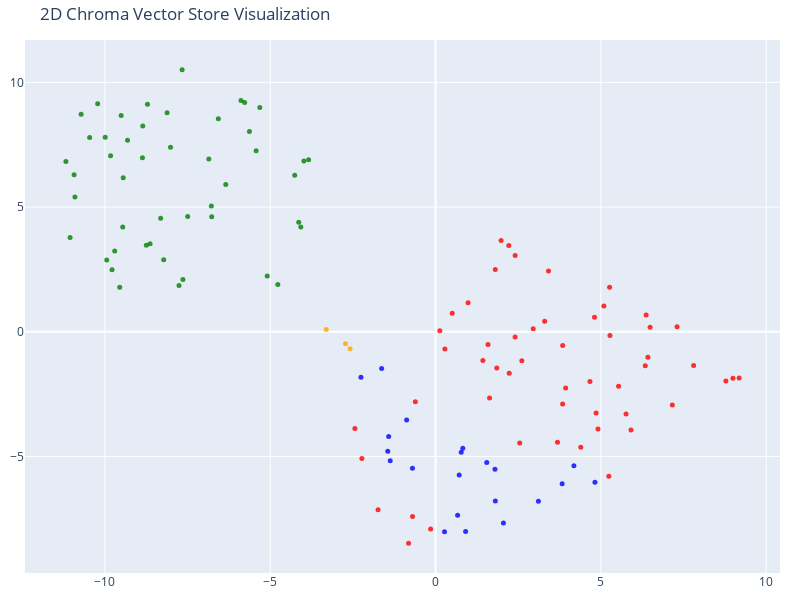

The code cell stored with this chart in its notebook:
### Code cell
tsne = TSNE(n_components=2, random_state=42)
reduced_vectors = tsne.fit_transform(vectors)

# Create the 2D scatter plot
fig = go.Figure(data=[go.Scatter(
    x=reduced_vectors[:, 0],
    y=reduced_vectors[:, 1],
    mode='markers',
    marker=dict(size=5, color=colors, opacity=0.8),
    text=[f"Type: {t}<br>Text: {d[:100]}..." for t, d in zip(doc_types, documents)],
    hoverinfo='text'
)])

fig.update_layout(
    title='2D Chroma Vector Store Visualization',
    scene=dict(xaxis_title='x',yaxis_title='y'),
    width=800,
    height=600,
    margin=dict(r=20, b=10, l=10, t=40)
)

fig.show()

### Figure 1 — Plotly figure (JSON) as saved in the notebook; plotly's stock layout.template omitted (floating-point values rounded to 4 significant figures)
{"data": [{"hoverinfo": "text", "marker": {"color": ["blue", "blue", "blue", "blue", "blue", "blue", "blue", "blue", "blue", "blue", "blue", "blue", "blue", "blue", "blue", "blue", "blue", "blue", "blue", "blue", "blue", "red", "red", "red", "red", "red", "red", "red", "red", "red", "red", "red", "red", "red", "red", "red", "red", "red", "red", "red", "red", "red", "red", "red", "red", "red", "red", "red", "red", "red", "red", "red", "red", "red", "red", "red", "red", "red", "red", "red", "red", "red", "red", "red", "red", "red", "red", "red", "red", "red", "red", "red", "red", "orange", "orange", "orange", "green", "green", "green", "green", "green", "green", "green", "green", "green", "green", "green", "green", "green", "green", "green", "green", "green", "green", "green", "green", "green", "green", "green", "green", "green", "green", "green", "green", "green", "green", "green", "green", "green", "green", "green", "green", "green", "green", "green", "green", "green", "green", "green", "green", "green", "green", "green"], "opacity": 0.8, "size": 5}, "mode": "markers", "text": ["Type: products<br>Text: # Product Summary\n\n# Rellm: AI-Powered Enterprise Reinsurance Solution\n\n## Summary\n\nRellm is an inno...", "Type: products<br>Text: ### Seamless Integrations\nRellm's architecture is designed for effortless integration with existing ...", "Type: products<br>Text: ### Regulatory Compliance Tools\nRellm includes built-in compliance tracking features to help organiz...", "Type: products<br>Text: Join the growing number of organizations leveraging Rellm to enhance their reinsurance processes whi...", "Type: products<br>Text: Experience the future of reinsurance with Rellm, where innovation meets reliability. Let Insurellm h...", "Type: products<br>Text: # Product Summary\n\n# Markellm\n\n## Summary\n\nMarkellm is an innovative two-sided marketplace designed ...", "Type: products<br>Text: - **User-Friendly Interface**: Designed with user experience in mind, Markellm features an intuitive...", "Type: products<br>Text: - **Customer Support**: Our dedicated support team is always available to assist both consumers and ...", "Type: products<br>Text: ### For Insurance Companies:\n- **Basic Listing Fee**: $199/month for a featured listing on the platf...", "Type: products<br>Text: ### Q3 2025\n- Initiate a comprehensive marketing campaign targeting both consumers and insurers to i...", "Type: products<br>Text: # Product Summary\n\n# Homellm\n\n## Summary\nHomellm is an innovative home insurance product developed b...", "Type: products<br>Text: ### 2. Dynamic Pricing Model\nWith Homellm's innovative dynamic pricing model, insurance providers ca...", "Type: products<br>Text: ### 5. Multi-Channel Integration\nHomellm seamlessly integrates into existing insurance platforms, pr...", "Type: products<br>Text: - **Basic Tier:** Starting at $5,000/month for small insurers with basic integration features.\n- **S...", "Type: products<br>Text: All tiers include a comprehensive training program and ongoing updates to ensure optimal performance...", "Type: products<br>Text: With Homellm, Insurellm is committed to transforming the landscape of home insurance, ensuring both ...", "Type: products<br>Text: # Product Summary\n\n# Carllm\n\n## Summary\n\nCarllm is an innovative auto insurance product developed by...", "Type: products<br>Text: - **Instant Quoting**: With Carllm, insurance companies can offer near-instant quotes to customers, ...", "Type: products<br>Text: - **Mobile Integration**: Carllm is designed to work seamlessly with mobile applications, providing ...", "Type: products<br>Text: - **Professional Tier**: $2,500/month\n  - For medium-sized companies.\n  - All Basic Tier features pl...", "Type: products<br>Text: ### Q2 2025: Customer Experience Improvements\n- Launch of a new **mobile app** for end-users.\n- Intr...", "Type: contracts<br>Text: # Contract with GreenField Holdings for Markellm\n\n**Effective Date:** November 15, 2023  \n**Contract...", "Type: contracts<br>Text: ## Renewal\n1. **Automatic Renewal**: This contract will automatically renew for sequential one-year ...", "Type: contracts<br>Text: ## Features\n1. **AI-Powered Matching**: Access to advanced algorithms that connect GreenField Holdin...", "Type: contracts<br>Text: ## Support\n1. **Customer Support Access**: The Client will have access to dedicated support through ...", "Type: contracts<br>Text: **Signatures:**  \n_________________________                           _________________________  \n**...", "Type: contracts<br>Text: # Contract with Apex Reinsurance for Rellm: AI-Powered Enterprise Reinsurance Solution\n\n## Terms\n\n1....", "Type: contracts<br>Text: ## Renewal\n\n1. **Automatic Renewal**: This Agreement will automatically renew for successive one-yea...", "Type: contracts<br>Text: 2. **Seamless Integrations**: The architecture of Rellm allows for easy integration with existing sy...", "Type: contracts<br>Text: 1. **Technical Support**: Provider shall offer dedicated technical support to the Client via phone, ...", "Type: contracts<br>Text: **Insurellm, Inc.**  \n_____________________________  \nAuthorized Signature   \nDate: ________________...", "Type: contracts<br>Text: # Contract with Greenstone Insurance for Homellm\n\n---\n\n## Terms\n\n1. **Parties**: This Contract (\"Agr...", "Type: contracts<br>Text: 4. **Payment Terms**: \n   - The Customer shall pay an amount of $10,000 per month for the Standard T...", "Type: contracts<br>Text: ---\n\n## Features\n\n- **AI-Powered Risk Assessment**: Customer will have access to enhanced risk evalu...", "Type: contracts<br>Text: - **Customer Portal**: A dedicated portal will be provided, allowing the Customer's clients to manag...", "Type: contracts<br>Text: ______________________________  \n[Name], [Title]  \nDate: ______________________\n\n**For Greenstone In...", "Type: contracts<br>Text: # Contract with Roadway Insurance Inc. for Carllm\n\n---\n\n## Terms\n\n1. **Agreement Effective Date**: T...", "Type: contracts<br>Text: ---\n\n## Renewal\n\n1. **Automatic Renewal**: This agreement will automatically renew for an additional...", "Type: contracts<br>Text: ---\n\n## Features\n\n1. **Access to Core Features**: Roadway Insurance Inc. will have access to all Pro...", "Type: contracts<br>Text: ---\n\n## Support\n\n1. **Technical Support**: Roadway Insurance Inc. will receive priority technical su...", "Type: contracts<br>Text: # Contract with Stellar Insurance Co. for Rellm\n\n## Terms\nThis contract is made between **Insurellm*...", "Type: contracts<br>Text: ### Termination\nEither party may terminate this agreement with a **30-day written notice**. In the e...", "Type: contracts<br>Text: ## Features\nStellar Insurance Co. will receive access to the following features of the Rellm product...", "Type: contracts<br>Text: ## Support\nInsurellm provides Stellar Insurance Co. with the following support services:\n\n- **24/7 T...", "Type: contracts<br>Text: # Contract with TechDrive Insurance for Carllm\n\n**Contract Date:** October 1, 2024  \n**Contract Dura...", "Type: contracts<br>Text: ## Renewal\n\n1. **Automatic Renewal**: This contract shall automatically renew for additional one-yea...", "Type: contracts<br>Text: ## Support\n\n1. **Customer Support**: Insurellm will provide 24/7 customer support to TechDrive Insur...", "Type: contracts<br>Text: **TechDrive Insurance Representative:**  \nName: Sarah Johnson  \nTitle: Operations Director  \nDate: _...", "Type: contracts<br>Text: # Contract with Belvedere Insurance for Markellm\n\n## Terms\nThis Contract (\"Agreement\") is made and e...", "Type: contracts<br>Text: ## Renewal\n1. **Renewal Terms**: This Agreement may be renewed for additional one-year terms upon mu...", "Type: contracts<br>Text: ## Features\n1. **AI-Powered Matching**: Belvedere Insurance will benefit from Markellm's AI-powered ...", "Type: contracts<br>Text: ## Support\n1. **Technical Support**: Technical support will be available from 9 AM to 7 PM EST, Mond...", "Type: contracts<br>Text: **Belvedere Insurance**  \nSignature: ______________________  \nName: [Authorized Signatory]  \nTitle: ...", "Type: contracts<br>Text: # Contract with Velocity Auto Solutions for Carllm\n\n**Contract Date:** October 1, 2023  \n**Contract ...", "Type: contracts<br>Text: ## Renewal\n\n1. **Automatic Renewal**: This contract will automatically renew for successive 12-month...", "Type: contracts<br>Text: ## Support\n\n1. **Customer Support**: Velocity Auto Solutions will have access to Insurellm’s custome...", "Type: contracts<br>Text: # Contract with GreenValley Insurance for Homellm\n\n**Contract Date:** October 6, 2023  \n**Contract N...", "Type: contracts<br>Text: 4. **Confidentiality:** Both parties agree to maintain the confidentiality of proprietary informatio...", "Type: contracts<br>Text: 1. **AI-Powered Risk Assessment:** Access to advanced AI algorithms for real-time risk evaluations.\n...", "Type: contracts<br>Text: 3. **Regular Updates:** Insurellm will offer ongoing updates and enhancements to the Homellm platfor...", "Type: contracts<br>Text: # Contract with EverGuard Insurance for Rellm: AI-Powered Enterprise Reinsurance Solution\n\n**Contrac...", "Type: contracts<br>Text: 4. **Usage Rights**: EverGuard Insurance is granted a non-exclusive, non-transferable license to acc...", "Type: contracts<br>Text: 1. **Core Functionality**: Rellm provides EverGuard Insurance with advanced AI-driven analytics, sea...", "Type: contracts<br>Text: 1. **Customer Support**: Insurellm will provide EverGuard Insurance with 24/7 customer support, incl...", "Type: contracts<br>Text: ---\n\n**Signatures**  \n**For Insurellm**: __________________________  \n**Name**: John Smith  \n**Title...", "Type: contracts<br>Text: # Contract with BrightWay Solutions for Markellm\n\n**Contract Date:** October 5, 2023  \n**Contract ID...", "Type: contracts<br>Text: 3. **Service Level Agreement (SLA):**  \n   Insurellm commits to a 99.9% uptime for the platform with...", "Type: contracts<br>Text: 2. **Real-Time Quote Availability:**  \n   Consumers sourced via BrightWay Solutions will receive rea...", "Type: contracts<br>Text: 3. **Training and Onboarding:**  \n   Insurellm agrees to provide one free training session on how to...", "Type: contracts<br>Text: # Contract with Pinnacle Insurance Co. for Homellm\n\n## Terms\nThis contract (\"Contract\") is entered i...", "Type: contracts<br>Text: ## Renewal\n1. **Renewal Terms**: At the end of the initial term, this Contract shall automatically r...", "Type: contracts<br>Text: ## Features\n1. **AI-Powered Risk Assessment**: Utilized for tailored underwriting decisions specific...", "Type: contracts<br>Text: ## Support\n1. **Technical Support**: Insurellm shall provide 24/7 technical support via an email and...", "Type: company<br>Text: # Overview of Insurellm\n\nInsurellm is an innovative insurance tech firm with 200 employees across th...", "Type: company<br>Text: # Careers at Insurellm\n\nInsurellm is hiring! We are looking for talented software engineers, data sc...", "Type: company<br>Text: # About Insurellm\n\nInsurellm was founded by Avery Lancaster in 2015 as an insurance tech startup des...", "Type: employees<br>Text: # HR Record\n\n# Alex Chen\n\n## Summary\n- **Date of Birth:** March 15, 1990  \n- **Job Title:** Backend ...", "Type: employees<br>Text: ## Annual Performance History\n- **2020:**  \n  - Completed onboarding successfully.  \n  - Met expecta...", "Type: employees<br>Text: ## Compensation History\n- **2020:** Base Salary: $80,000  \n- **2021:** Base Salary Increase to $90,0...", "Type: employees<br>Text: Alex Chen continues to be a vital asset at Insurellm, contributing significantly to innovative backe...", "Type: employees<br>Text: # HR Record\n\n# Oliver Spencer\n\n## Summary\n- **Date of Birth**: May 14, 1990  \n- **Job Title**: Backe...", "Type: employees<br>Text: ## Annual Performance History\n- **2018**: **3/5** - Adaptable team player but still learning to take...", "Type: employees<br>Text: ## Compensation History\n- **March 2018**: Initial salary of $80,000.\n- **July 2019**: Salary increas...", "Type: employees<br>Text: # HR Record\n\n# Emily Tran\n\n## Summary\n- **Date of Birth:** March 18, 1991  \n- **Job Title:** Digital...", "Type: employees<br>Text: - **January 2017 - May 2018**: Marketing Intern  \n  - Supported the Marketing team by collaborating ...", "Type: employees<br>Text: - **2021**:  \n  - Performance Rating: Meets Expectations  \n  - Key Achievements: Contributed to the ...", "Type: employees<br>Text: - **Professional Development Goals**:  \n  - Emily Tran aims to become a Marketing Manager within the...", "Type: employees<br>Text: # HR Record\n\n# Jordan Blake\n\n## Summary\n- **Date of Birth:** March 15, 1993  \n- **Job Title:** Sales...", "Type: employees<br>Text: ## Annual Performance History\n- **2021:** First year at Insurellm; achieved 90% of monthly targets. ...", "Type: employees<br>Text: ## Other HR Notes\n- Jordan has shown an interest in continuing education, actively participating in ...", "Type: employees<br>Text: # Avery Lancaster\n\n## Summary\n- **Date of Birth**: March 15, 1985  \n- **Job Title**: Co-Founder & Ch...", "Type: employees<br>Text: - **2010 - 2013**: Business Analyst at Edge Analytics  \n  Prior to joining Innovate, Avery worked as...", "Type: employees<br>Text: - **2018**: **Exceeds Expectations**  \n  Under Avery’s pivoted vision, Insurellm launched two new su...", "Type: employees<br>Text: - **2022**: **Satisfactory**  \n  Avery focused on rebuilding team dynamics and addressing employee c...", "Type: employees<br>Text: ## Compensation History\n- **2015**: $150,000 base salary + Significant equity stake  \n- **2016**: $1...", "Type: employees<br>Text: ## Other HR Notes\n- **Professional Development**: Avery has actively participated in leadership trai...", "Type: employees<br>Text: # HR Record\n\n# Maxine Thompson\n\n## Summary\n- **Date of Birth:** January 15, 1991  \n- **Job Title:** ...", "Type: employees<br>Text: ## Insurellm Career Progression\n- **January 2017 - October 2018**: **Junior Data Engineer**  \n  * Ma...", "Type: employees<br>Text: ## Annual Performance History\n- **2017**: *Meets Expectations*  \n  Maxine showed potential in her ro...", "Type: employees<br>Text: - **2021**: *Exceeds Expectations*  \n  Maxine spearheaded the transition to a new data warehousing s...", "Type: employees<br>Text: ## Compensation History\n- **2017**: $70,000 (Junior Data Engineer)  \n- **2018**: $75,000 (Junior Dat...", "Type: employees<br>Text: # Samantha Greene\n\n## Summary\n- **Date of Birth:** October 14, 1990\n- **Job Title:** HR Generalist\n-...", "Type: employees<br>Text: ## Annual Performance History\n- **2020:** Exceeds Expectations  \n  Samantha Greene demonstrated exce...", "Type: employees<br>Text: ## Compensation History\n- **2020:** Base Salary - $55,000  \n  The entry-level salary matched industr...", "Type: employees<br>Text: - **2023:** Base Salary - $70,000  \n  Recognized for substantial improvement in employee relations m...", "Type: employees<br>Text: # HR Record\n\n# Alex Thomson\n\n## Summary\n- **Date of Birth:** March 15, 1995  \n- **Job Title:** Sales...", "Type: employees<br>Text: ## Annual Performance History  \n- **2022** - Rated as \"Exceeds Expectations.\" Alex Thomson achieved ...", "Type: employees<br>Text: ## Other HR Notes\n- Alex Thomson is an active member of the Diversity and Inclusion committee at Ins...", "Type: employees<br>Text: # HR Record\n\n# Samuel Trenton\n\n## Summary\n- **Date of Birth:** April 12, 1989  \n- **Job Title:** Sen...", "Type: employees<br>Text: ## Annual Performance History\n- **2023:** Rating: 4.5/5  \n  *Samuel exceeded expectations, successfu...", "Type: employees<br>Text: ## Compensation History\n- **2023:** Base Salary: $115,000 + Bonus: $15,000  \n  *Annual bonus based o...", "Type: employees<br>Text: - **Engagement in Company Culture:** Regularly participates in team-building events and contributes ...", "Type: employees<br>Text: # HR Record\n\n# Alex Harper\n\n## Summary\n- **Date of Birth**: March 15, 1993  \n- **Job Title**: Sales ...", "Type: employees<br>Text: ## Annual Performance History  \n- **2021**:  \n  - **Performance Rating**: 4.5/5  \n  - **Key Achievem...", "Type: employees<br>Text: - **2022**:  \n  - **Base Salary**: $65,000 (Promotion to Senior SDR)  \n  - **Bonus**: $13,000 (20% o...", "Type: employees<br>Text: # HR Record\n\n# Jordan K. Bishop\n\n## Summary\n- **Date of Birth:** March 15, 1990\n- **Job Title:** Fro...", "Type: employees<br>Text: ## Annual Performance History\n- **2019:** Exceeds Expectations - Continuously delivered high-quality...", "Type: employees<br>Text: ## Compensation History\n- **June 2018:** Starting Salary - $85,000\n- **June 2019:** Salary Increase ...", "Type: employees<br>Text: ## Other HR Notes\n- Jordan K. Bishop has been an integral part of club initiatives, including the In...", "Type: employees<br>Text: # HR Record\n\n# Emily Carter\n\n## Summary\n- **Date of Birth:** August 12, 1990  \n- **Job Title:** Acco...", "Type: employees<br>Text: - **2017-2019:** Marketing Intern  \n  - Assisted with market research and campaign development for s...", "Type: employees<br>Text: ## Compensation History\n| Year | Base Salary | Bonus         | Total Compensation |\n|------|--------...", "Type: employees<br>Text: Emily Carter exemplifies the kind of talent that drives Insurellm's success and is an invaluable ass..."], "type": "scatter", "x": [3.828, 4.821, 4.184, 3.111, -1.631, -1.372, -1.445, -1.418, -0.8752, -0.6983, 0.909, 0.2708, 0.6667, 1.808, 2.052, -2.257, 0.8243, 0.7759, 1.548, 1.797, 0.714, 0.283, 8.781, -1.739, -0.6119, 2.216, 5.761, 5.912, 5.241, 3.845, 2.408, 1.431, 1.633, -0.1495, 2.405, 1.982, 7.305, 7.806, 2.545, 5.274, 4.67, 5.536, 3.688, 3.934, 6.369, 6.423, 5.091, 5.264, 0.1291, 9.181, -2.228, 3.3, 1.806, 6.489, 6.342, 4.808, 1.852, 2.227, -0.6969, 2.609, 4.855, 4.913, 4.391, 3.843, 3.416, 0.5034, 7.161, -2.44, 0.9844, 1.586, 8.994, -0.8176, 2.953, -2.586, -3.307, -2.723, -8.747, -5.773, -9.991, -4.771, -8.634, -5.885, -10.46, -7.497, -6.781, -8.866, -6.771, -9.704, -9.317, -7.759, -4.075, -4.26, -3.982, -3.84, -10.22, -4.138, -11.05, -6.857, -5.629, -5.427, -8.016, -10.91, -6.57, -11.18, -10.93, -9.785, -8.12, -9.552, -9.461, -8.714, -9.509, -7.665, -9.946, -8.856, -9.448, -8.223, -5.316, -10.72, -7.641, -8.314, -6.345, -9.829, -5.092], "y": [-6.091, -6.032, -5.375, -6.793, -1.472, -5.169, -4.796, -4.2, -3.539, -5.474, -8.006, -8.024, -7.359, -6.785, -7.665, -1.82, -4.668, -4.834, -5.239, -5.512, -5.739, -0.6875, -1.978, -7.14, -2.802, 3.464, -3.296, -3.938, -5.798, -0.5507, 3.055, -1.156, -2.653, -7.909, -0.2121, 3.66, 0.2037, -1.356, -4.456, -0.1454, -1.989, -2.182, -4.434, -2.253, 0.6717, -1.022, 1.029, 1.787, 0.04443, -1.849, -5.082, 0.4191, 2.496, 0.1861, -1.364, 0.583, -1.451, -1.661, -7.412, -1.16, -3.26, -3.902, -4.633, -2.899, 2.441, 0.7422, -2.941, -3.877, 1.167, -0.5099, -1.86, -8.479, 0.1225, -0.6851, 0.08845, -0.4797, 3.471, 9.198, 7.799, 1.898, 3.528, 9.277, 7.79, 4.627, 5.043, 6.977, 4.617, 3.234, 7.685, 1.851, 4.199, 6.273, 6.851, 6.9, 9.14, 4.388, 3.777, 6.931, 8.031, 7.257, 7.402, 5.401, 8.538, 6.832, 6.299, 2.49, 8.782, 1.783, 4.197, 9.121, 8.673, 10.51, 2.876, 8.254, 6.18, 2.891, 8.991, 8.722, 2.096, 4.548, 5.905, 7.055, 2.238]}], "layout": {"height": 600, "margin": {"b": 10, "l": 10, "r": 20, "t": 40}, "scene": {"xaxis": {"title": {"text": "x"}}, "yaxis": {"title": {"text": "y"}}}, "title": {"text": "2D Chroma Vector Store Visualization"}, "width": 800}}
